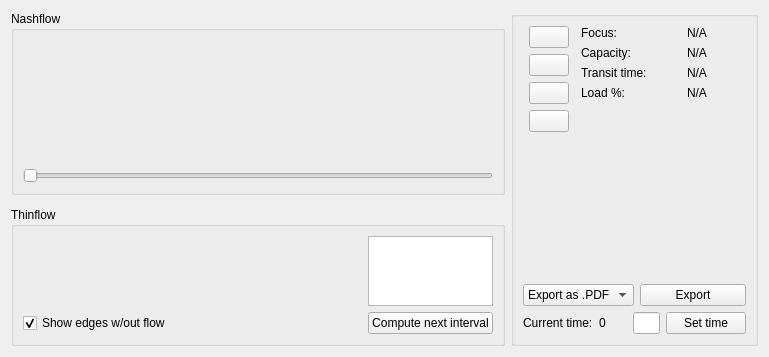
          <widget class="QWidget" name="tab_6">
           <attribute name="title">
            <string>Compute Nashflow</string>
           </attribute>
           <layout class="QGridLayout" name="gridLayout_12">
            <item row="1" column="0">
             <widget class="QGroupBox" name="groupBox_10">
              <property name="sizePolicy">
               <sizepolicy hsizetype="Preferred" vsizetype="Preferred">
                <horstretch>2</horstretch>
                <verstretch>4</verstretch>
               </sizepolicy>
              </property>
              <property name="title">
               <string>Nashflow</string>
              </property>
              <layout class="QVBoxLayout" name="verticalLayout_9">
               <item>
                <widget class="QFrame" name="plotAnimationFrame_spillback">
                 <property name="sizePolicy">
                  <sizepolicy hsizetype="Preferred" vsizetype="Preferred">
                   <horstretch>0</horstretch>
                   <verstretch>2</verstretch>
                  </sizepolicy>
                 </property>
                </widget>
               </item>
               <item>
                <widget class="QSlider" name="timeSlider_spillback">
                 <property name="orientation">
                  <enum>Qt::Horizontal</enum>
                 </property>
                </widget>
               </item>
              </layout>
             </widget>
            </item>
            <item row="3" column="0">
             <widget class="QGroupBox" name="groupBox_12">
              <property name="sizePolicy">
               <sizepolicy hsizetype="Preferred" vsizetype="Preferred">
                <horstretch>1</horstretch>
                <verstretch>3</verstretch>
               </sizepolicy>
              </property>
              <property name="title">
               <string>Thinflow</string>
              </property>
              <layout class="QGridLayout" name="gridLayout_14">
               <item row="0" column="1" rowspan="2">
                <widget class="QListWidget" name="intervalsListWidget_spillback">
                 <property name="sizePolicy">
                  <sizepolicy hsizetype="Expanding" vsizetype="Expanding">
                   <horstretch>1</horstretch>
                   <verstretch>0</verstretch>
                  </sizepolicy>
                 </property>
                 <property name="selectionMode">
                  <enum>QAbstractItemView::NoSelection</enum>
                 </property>
                </widget>
               </item>
               <item row="2" column="1">
                <widget class="QPushButton" name="computeIntervalPushButton_spillback">
                 <property name="sizePolicy">
                  <sizepolicy hsizetype="Preferred" vsizetype="Preferred">
                   <horstretch>0</horstretch>
                   <verstretch>0</verstretch>
                  </sizepolicy>
                 </property>
                 <property name="text">
                  <string>Compute next interval</string>
                 </property>
                 <property name="autoDefault">
                  <bool>false</bool>
                 </property>
                 <property name="default">
                  <bool>false</bool>
                 </property>
                 <property name="flat">
                  <bool>false</bool>
                 </property>
                </widget>
               </item>
               <item row="0" column="0" rowspan="2">
                <widget class="QFrame" name="plotNTFFrame_spillback">
                 <property name="sizePolicy">
                  <sizepolicy hsizetype="Preferred" vsizetype="Preferred">
                   <horstretch>3</horstretch>
                   <verstretch>0</verstretch>
                  </sizepolicy>
                 </property>
                </widget>
               </item>
               <item row="2" column="0">
                <widget class="QCheckBox" name="showEdgesWithoutFlowCheckBox_spillback">
                 <property name="text">
                  <string>Show edges w/out flow</string>
                 </property>
                 <property name="checked">
                  <bool>true</bool>
                 </property>
                </widget>
               </item>
              </layout>
             </widget>
            </item>
            <item row="1" column="1" rowspan="3">
             <widget class="QGroupBox" name="groupBox_11">
              <property name="sizePolicy">
               <sizepolicy hsizetype="Preferred" vsizetype="Preferred">
                <horstretch>1</horstretch>
                <verstretch>0</verstretch>
               </sizepolicy>
              </property>
              <property name="title">
               <string/>
              </property>
              <layout class="QVBoxLayout" name="verticalLayout_10">
               <item>
                <layout class="QGridLayout" name="gridLayout_13">
                 <item row="0" column="2">
                  <layout class="QFormLayout" name="formLayout">
                   <property name="fieldGrowthPolicy">
                    <enum>QFormLayout::AllNonFixedFieldsGrow</enum>
                   </property>
                   <property name="horizontalSpacing">
                    <number>40</number>
                   </property>
                   <item row="0" column="0">
                    <widget class="QLabel" name="label_45">
                     <property name="text">
                      <string>Focus:</string>
                     </property>
                    </widget>
                   </item>
                   <item row="0" column="1">
                    <widget class="QLabel" name="currentFocusLabel_spillback">
                     <property name="text">
                      <string>N/A</string>
                     </property>
                    </widget>
                   </item>
                   <item row="1" column="0">
                    <widget class="QLabel" name="label_46">
                     <property name="text">
                      <string>Capacity:</string>
                     </property>
                    </widget>
                   </item>
                   <item row="1" column="1">
                    <widget class="QLabel" name="currentCapacityLabel_spillback">
                     <property name="text">
                      <string>N/A</string>
                     </property>
                    </widget>
                   </item>
                   <item row="2" column="0">
                    <widget class="QLabel" name="label_47">
                     <property name="text">
                      <string>Transit time:</string>
                     </property>
                    </widget>
                   </item>
                   <item row="3" column="0">
                    <widget class="QLabel" name="label">
                     <property name="text">
                      <string>Load %:</string>
                     </property>
                    </widget>
                   </item>
                   <item row="2" column="1">
                    <widget class="QLabel" name="currentTransitTimeLabel_spillback">
                     <property name="text">
                      <string>N/A</string>
                     </property>
                    </widget>
                   </item>
                   <item row="3" column="1">
                    <widget class="QLabel" name="loadLabel_spillback">
                     <property name="text">
                      <string>N/A</string>
                     </property>
                    </widget>
                   </item>
                  </layout>
                 </item>
                 <item row="0" column="0">
                  <layout class="QHBoxLayout" name="horizontalLayout_3">
                   <item>
                    <layout class="QFormLayout" name="formLayout_2">
                     <property name="fieldGrowthPolicy">
                      <enum>QFormLayout::AllNonFixedFieldsGrow</enum>
                     </property>
                     <item row="0" column="1">
                      <widget class="QPushButton" name="playPushButton_spillback">
                       <property name="sizePolicy">
                        <sizepolicy hsizetype="Fixed" vsizetype="Fixed">
                         <horstretch>0</horstretch>
                         <verstretch>0</verstretch>
                        </sizepolicy>
                       </property>
                       <property name="text">
                        <string/>
                       </property>
                       <property name="icon">
                        <iconset resource="icons.qrc">
                         <normaloff>:/Play/Pause/Stop/play.png</normaloff>:/Play/Pause/Stop/play.png</iconset>
                       </property>
                      </widget>
                     </item>
                     <item row="1" column="1">
                      <widget class="QPushButton" name="pausePushButton_spillback">
                       <property name="sizePolicy">
                        <sizepolicy hsizetype="Fixed" vsizetype="Fixed">
                         <horstretch>0</horstretch>
                         <verstretch>0</verstretch>
                        </sizepolicy>
                       </property>
                       <property name="text">
                        <string/>
                       </property>
                       <property name="icon">
                        <iconset resource="icons.qrc">
                         <normaloff>:/Play/Pause/Stop/pause.png</normaloff>:/Play/Pause/Stop/pause.png</iconset>
                       </property>
                      </widget>
                     </item>
                     <item row="2" column="1">
                      <widget class="QPushButton" name="stopPushButton_spillback">
                       <property name="sizePolicy">
                        <sizepolicy hsizetype="Fixed" vsizetype="Fixed">
                         <horstretch>0</horstretch>
                         <verstretch>0</verstretch>
                        </sizepolicy>
                       </property>
                       <property name="text">
                        <string/>
                       </property>
                       <property name="icon">
                        <iconset resource="icons.qrc">
                         <normaloff>:/Play/Pause/Stop/stop.png</normaloff>:/Play/Pause/Stop/stop.png</iconset>
                       </property>
                      </widget>
                     </item>
                     <item row="3" column="1">
                      <widget class="QPushButton" name="recordPushButton_spillback">
                       <property name="sizePolicy">
                        <sizepolicy hsizetype="Fixed" vsizetype="Fixed">
                         <horstretch>0</horstretch>
                         <verstretch>0</verstretch>
                        </sizepolicy>
                       </property>
                       <property name="text">
                        <string/>
                       </property>
                       <property name="icon">
                        <iconset>
                         <normaloff>:/record/Downloads/rec-button2.png</normaloff>:/record/Downloads/rec-button2.png</iconset>
                       </property>
                      </widget>
                     </item>
                    </layout>
                   </item>
                   <item>
                    <widget class="QFrame" name="plotQueueFrame_spillback">
                     <property name="sizePolicy">
                      <sizepolicy hsizetype="Preferred" vsizetype="Preferred">
                       <horstretch>3</horstretch>
                       <verstretch>0</verstretch>
                      </sizepolicy>
                     </property>
                     <property name="maximumSize">
                      <size>
                       <width>81</width>
                       <height>128</height>
                      </size>
                     </property>
                     <property name="layoutDirection">
                      <enum>Qt::LeftToRight</enum>
                     </property>
                    </widget>
                   </item>
                  </layout>
                 </item>
                 <item row="0" column="3">
                  <spacer name="horizontalSpacer">
                   <property name="orientation">
                    <enum>Qt::Horizontal</enum>
                   </property>
                   <property name="sizeHint" stdset="0">
                    <size>
                     <width>40</width>
                     <height>20</height>
                    </size>
                   </property>
                  </spacer>
                 </item>
                </layout>
               </item>
               <item>
                <widget class="QFrame" name="plotDiagramFrame_spillback">
                 <property name="sizePolicy">
                  <sizepolicy hsizetype="Preferred" vsizetype="Preferred">
                   <horstretch>0</horstretch>
                   <verstretch>1</verstretch>
                  </sizepolicy>
                 </property>
                </widget>
               </item>
               <item>
                <layout class="QHBoxLayout" name="horizontalLayout_9">
                 <item>
                  <widget class="QComboBox" name="exportComboBox_spillback">
                   <item>
                    <property name="text">
                     <string>Export as .PDF</string>
                    </property>
                   </item>
                   <item>
                    <property name="text">
                     <string>Export as .PGF</string>
                    </property>
                   </item>
                  </widget>
                 </item>
                 <item>
                  <widget class="QPushButton" name="exportDiagramPushButton_spillback">
                   <property name="text">
                    <string>Export</string>
                   </property>
                  </widget>
                 </item>
                </layout>
               </item>
               <item>
                <layout class="QHBoxLayout" name="horizontalLayout_10">
                 <item>
                  <widget class="QLabel" name="label_50">
                   <property name="text">
                    <string>Current time:</string>
                   </property>
                  </widget>
                 </item>
                 <item>
                  <widget class="QLabel" name="currentSliderTimeLabel_spillback">
                   <property name="sizePolicy">
                    <sizepolicy hsizetype="Preferred" vsizetype="Preferred">
                     <horstretch>1</horstretch>
                     <verstretch>0</verstretch>
                    </sizepolicy>
                   </property>
                   <property name="text">
                    <string>0</string>
                   </property>
                  </widget>
                 </item>
                 <item>
                  <widget class="QLineEdit" name="setTimeLineEdit_spillback">
                   <property name="sizePolicy">
                    <sizepolicy hsizetype="Preferred" vsizetype="Preferred">
                     <horstretch>1</horstretch>
                     <verstretch>0</verstretch>
                    </sizepolicy>
                   </property>
                   <property name="text">
                    <string/>
                   </property>
                  </widget>
                 </item>
                 <item>
                  <widget class="QPushButton" name="setTimePushButton_spillback">
                   <property name="sizePolicy">
                    <sizepolicy hsizetype="Preferred" vsizetype="Preferred">
                     <horstretch>0</horstretch>
                     <verstretch>0</verstretch>
                    </sizepolicy>
                   </property>
                   <property name="text">
                    <string>Set time</string>
                   </property>
                  </widget>
                 </item>
                </layout>
               </item>
              </layout>
             </widget>
            </item>
           </layout>
          </widget>
